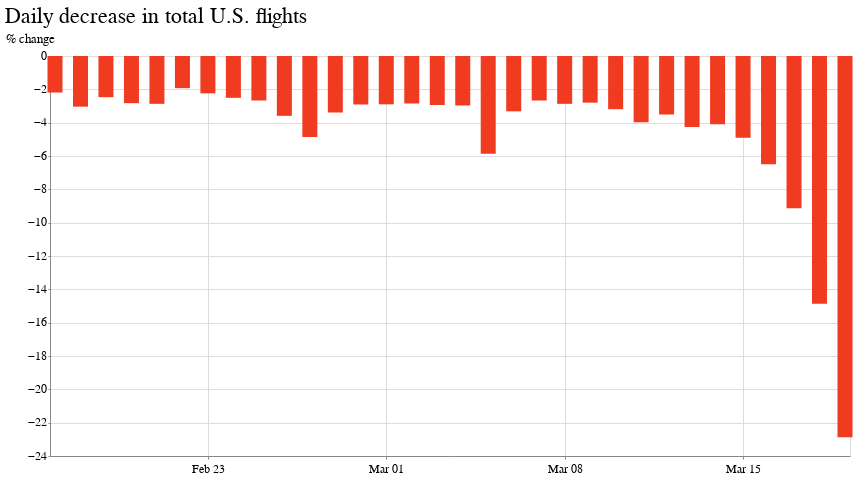

Here is the notebook cell this chart was saved with:
### Code cell
alt.Chart(usa_date_agg).mark_bar(size=15,color='#f03b20').encode(
    x=alt.X('date_:T', title='', axis=alt.Axis(tickCount=6, format='%b %d')),
    y=alt.Y('pct_diff:Q', title='% change')
).properties(width=800, height=400,
    title='Daily decrease in total U.S. flights'
)

### Figure 1 — Vega-Lite specification as saved in the notebook (floating-point values rounded to 4 significant figures)
{"config": {"view": {"width": 800, "height": 450}, "background": "#ffffff", "title": {"anchor": "start", "font": "Benton Gothic Bold, sans", "fontColor": "#000000", "fontSize": 22, "fontWeight": "normal"}, "arc": {"fill": "#82c6df"}, "area": {"fill": "#82c6df"}, "line": {"stroke": "#82c6df", "strokeWidth": 3}, "path": {"stroke": "#82c6df"}, "rect": {"fill": "#82c6df"}, "shape": {"stroke": "#82c6df"}, "bar": {"fill": "#82c6df"}, "point": {"stroke": "#82c6df"}, "symbol": {"fill": "#82c6df", "size": 30}, "axis": {"titleFont": "Benton Gothic Bold, sans", "titleFontSize": 13, "titleFontWeight": "normal", "labelFont": "Benton Gothic, sans", "labelFontSize": 11.5, "labelFontWeight": "normal"}, "axisX": {"labelAngle": 0, "labelPadding": 4, "tickSize": 3}, "axisY": {"labelBaseline": "middle", "maxExtent": 45, "minExtent": 45, "tickSize": 2, "titleAlign": "left", "titleAngle": 0, "titleX": -45, "titleY": -11}, "legend": {"titleFont": "Benton Gothic Bold, sans", "titleFontSize": 13, "titleFontWeight": "normal", "symbolType": "square", "labelFont": "Benton Gothic, sans", "labelFontSize": 11.5}, "range": {"category": ["#3580b1", "#ec8431", "#ab7fb4", "#c89d29", "#adc839", "#829eb1"], "diverging": ["#e68a4f", "#f4bb6a", "#f9e39c", "#dadfe2", "#a6b7c6", "#849eae"], "heatmap": ["#fbf2c7", "#f9e39c", "#f8d36e", "#f4bb6a", "#e68a4f", "#d15a40", "#ab4232"], "ordinal": ["#fbf2c7", "#f9e39c", "#f8d36e", "#f4bb6a", "#e68a4f", "#d15a40", "#ab4232"], "ramp": ["#fbf2c7", "#f9e39c", "#f8d36e", "#f4bb6a", "#e68a4f", "#d15a40", "#ab4232"]}}, "data": {"name": "data-8d779d75edabf6a7f3552df333bfbbcc"}, "mark": {"type": "bar", "color": "#f03b20", "size": 15}, "encoding": {"x": {"type": "temporal", "axis": {"format": "%b %d", "tickCount": 6}, "field": "date_", "title": ""}, "y": {"type": "quantitative", "field": "pct_diff", "title": "% change"}}, "height": 400, "title": "Daily decrease in total U.S. flights", "width": 800, "$schema": "https://vega.github.io/schema/vega-lite/v4.0.2.json", "datasets": {"data-8d779d75edabf6a7f3552df333bfbbcc": [{"date_": "2/17/20", "scheduled_mean": 618.6, "scheduled_sum": 17320, "departed_mean": 605.3, "departed_sum": 16949, "sum_diff": -371, "pct_diff": -2.19}, {"date_": "2/18/20", "scheduled_mean": 644.7, "scheduled_sum": 18052, "departed_mean": 625.7, "departed_sum": 17519, "sum_diff": -533, "pct_diff": -3.04}, {"date_": "2/19/20", "scheduled_mean": 638.9, "scheduled_sum": 17889, "departed_mean": 623.5, "departed_sum": 17458, "sum_diff": -431, "pct_diff": -2.47}, {"date_": "2/20/20", "scheduled_mean": 650.8, "scheduled_sum": 18223, "departed_mean": 632.9, "departed_sum": 17722, "sum_diff": -501, "pct_diff": -2.83}, {"date_": "2/21/20", "scheduled_mean": 656.6, "scheduled_sum": 18385, "departed_mean": 638.3, "departed_sum": 17872, "sum_diff": -513, "pct_diff": -2.87}, {"date_": "2/22/20", "scheduled_mean": 580.0, "scheduled_sum": 16239, "departed_mean": 569.0, "departed_sum": 15931, "sum_diff": -308, "pct_diff": -1.93}, {"date_": "2/23/20", "scheduled_mean": 584.0, "scheduled_sum": 16351, "departed_mean": 571.1, "departed_sum": 15992, "sum_diff": -359, "pct_diff": -2.24}, {"date_": "2/24/20", "scheduled_mean": 641.0, "scheduled_sum": 17949, "departed_mean": 625.4, "departed_sum": 17510, "sum_diff": -439, "pct_diff": -2.51}, {"date_": "2/25/20", "scheduled_mean": 642.7, "scheduled_sum": 17995, "departed_mean": 626.0, "departed_sum": 17527, "sum_diff": -468, "pct_diff": -2.67}, {"date_": "2/26/20", "scheduled_mean": 642.4, "scheduled_sum": 17986, "departed_mean": 620.1, "departed_sum": 17363, "sum_diff": -623, "pct_diff": -3.59}, {"date_": "2/27/20", "scheduled_mean": 660.1, "scheduled_sum": 18484, "departed_mean": 629.6, "departed_sum": 17628, "sum_diff": -856, "pct_diff": -4.86}, {"date_": "2/28/20", "scheduled_mean": 662.9, "scheduled_sum": 18561, "departed_mean": 641.1, "departed_sum": 17952, "sum_diff": -609, "pct_diff": -3.39}, {"date_": "2/29/20", "scheduled_mean": 584.6, "scheduled_sum": 16370, "departed_mean": 568.1, "departed_sum": 15907, "sum_diff": -463, "pct_diff": -2.91}, {"date_": "3/1/20", "scheduled_mean": 585.0, "scheduled_sum": 16380, "departed_mean": 568.5, "departed_sum": 15918, "sum_diff": -462, "pct_diff": -2.9}, {"date_": "3/10/20", "scheduled_mean": 649.6, "scheduled_sum": 18189, "departed_mean": 629.5, "departed_sum": 17627, "sum_diff": -562, "pct_diff": -3.19}, {"date_": "3/11/20", "scheduled_mean": 651.9, "scheduled_sum": 18253, "departed_mean": 626.9, "departed_sum": 17554, "sum_diff": -699, "pct_diff": -3.98}, {"date_": "3/12/20", "scheduled_mean": 673.7, "scheduled_sum": 18864, "departed_mean": 650.9, "departed_sum": 18224, "sum_diff": -640, "pct_diff": -3.51}, {"date_": "3/13/20", "scheduled_mean": 678.0, "scheduled_sum": 18985, "departed_mean": 650.4, "departed_sum": 18210, "sum_diff": -775, "pct_diff": -4.26}, {"date_": "3/14/20", "scheduled_mean": 609.4, "scheduled_sum": 17064, "departed_mean": 585.4, "departed_sum": 16392, "sum_diff": -672, "pct_diff": -4.1}, {"date_": "3/15/20", "scheduled_mean": 617.2, "scheduled_sum": 17281, "departed_mean": 588.4, "departed_sum": 16474, "sum_diff": -807, "pct_diff": -4.9}, {"date_": "3/16/20", "scheduled_mean": 658.5, "scheduled_sum": 18437, "departed_mean": 618.3, "departed_sum": 17312, "sum_diff": -1125, "pct_diff": -6.5}, {"date_": "3/17/20", "scheduled_mean": 656.0, "scheduled_sum": 18367, "departed_mean": 601.1, "departed_sum": 16831, "sum_diff": -1536, "pct_diff": -9.13}, {"date_": "3/18/20", "scheduled_mean": 649.8, "scheduled_sum": 18193, "departed_mean": 565.7, "departed_sum": 15839, "sum_diff": -2354, "pct_diff": -14.86}, {"date_": "3/19/20", "scheduled_mean": 664.4, "scheduled_sum": 18604, "departed_mean": 540.8, "departed_sum": 15141, "sum_diff": -3463, "pct_diff": -22.87}, {"date_": "3/2/20", "scheduled_mean": 645.5, "scheduled_sum": 18073, "departed_mean": 627.6, "departed_sum": 17572, "sum_diff": -501, "pct_diff": -2.85}, {"date_": "3/3/20", "scheduled_mean": 643.8, "scheduled_sum": 18025, "departed_mean": 625.4, "departed_sum": 17510, "sum_diff": -515, "pct_diff": -2.94}, {"date_": "3/4/20", "scheduled_mean": 644.6, "scheduled_sum": 18048, "departed_mean": 626.0, "departed_sum": 17528, "sum_diff": -520, "pct_diff": -2.97}, {"date_": "3/5/20", "scheduled_mean": 681.9, "scheduled_sum": 19092, "departed_mean": 644.1, "departed_sum": 18035, "sum_diff": -1057, "pct_diff": -5.86}, {"date_": "3/6/20", "scheduled_mean": 670.0, "scheduled_sum": 18761, "departed_mean": 648.5, "departed_sum": 18159, "sum_diff": -602, "pct_diff": -3.32}, {"date_": "3/7/20", "scheduled_mean": 593.7, "scheduled_sum": 16623, "departed_mean": 578.2, "departed_sum": 16191, "sum_diff": -432, "pct_diff": -2.67}, {"date_": "3/8/20", "scheduled_mean": 638.3, "scheduled_sum": 17873, "departed_mean": 620.5, "departed_sum": 17374, "sum_diff": -499, "pct_diff": -2.87}, {"date_": "3/9/20", "scheduled_mean": 648.9, "scheduled_sum": 18169, "departed_mean": 631.2, "departed_sum": 17674, "sum_diff": -495, "pct_diff": -2.8}]}}
